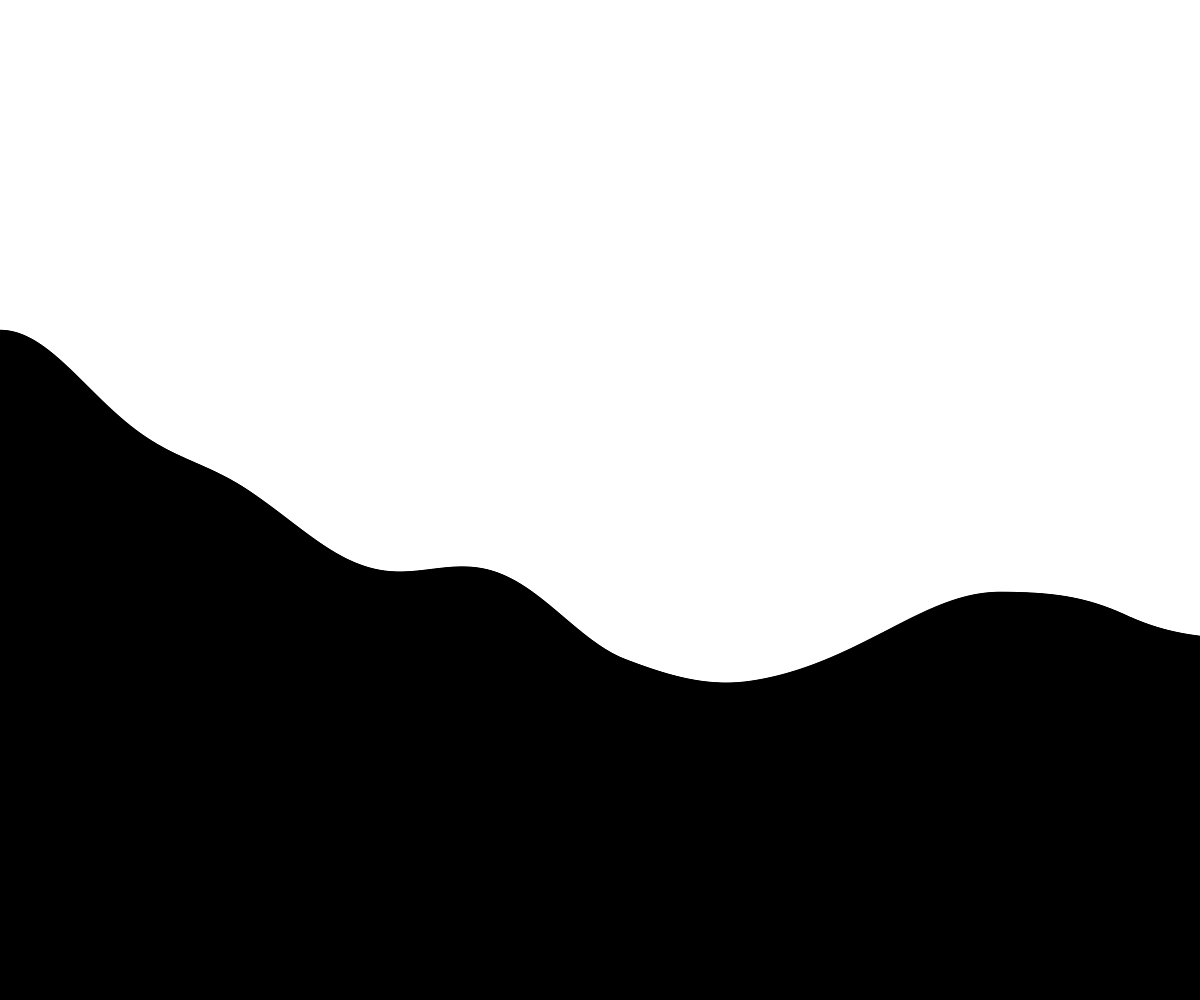
Frame 1 (no input)
Frame 60 (no input): identical to frame 1, image omitted
Frame 120 (the mouse pressed at the canvas centre since frame 60): identical to frame 1, image omitted

The p5.js sketch that drew this single still picture (run headless with seeded random() and noise() and a simulated clock; from frame 60 on, the mouse is pressed at the canvas centre):

// p5.js sketch
// ── sketch.js
// Project Title
// Your Name
// Date

let numberOfRects;
let rectWidth;
let time = 0;
let rects = [];

function setup() {
  createCanvas(windowWidth, windowHeight);
  numberOfRects = width;
  rectWidth = width / numberOfRects;
  generateRectangles();
}

function draw() {
  background(255);
  fill(0);
  displayRects();
}

function displayRects() {
  for (let i=0; i<rects.length; i++) {
    rect(rects[i].x, rects[i].y, rects[i].width, rects[i].height);
  }
}

function generateRectangles() {
  for (let i=0; i<numberOfRects; i++) {
    let rectHeight = noise(time) * height;
    let someRect = {
      x: i * rectWidth,
      y: height - rectHeight,
      width: rectWidth,
      height: rectHeight,
    };

    rects.push(someRect);
    time += 0.001;
  }
}
